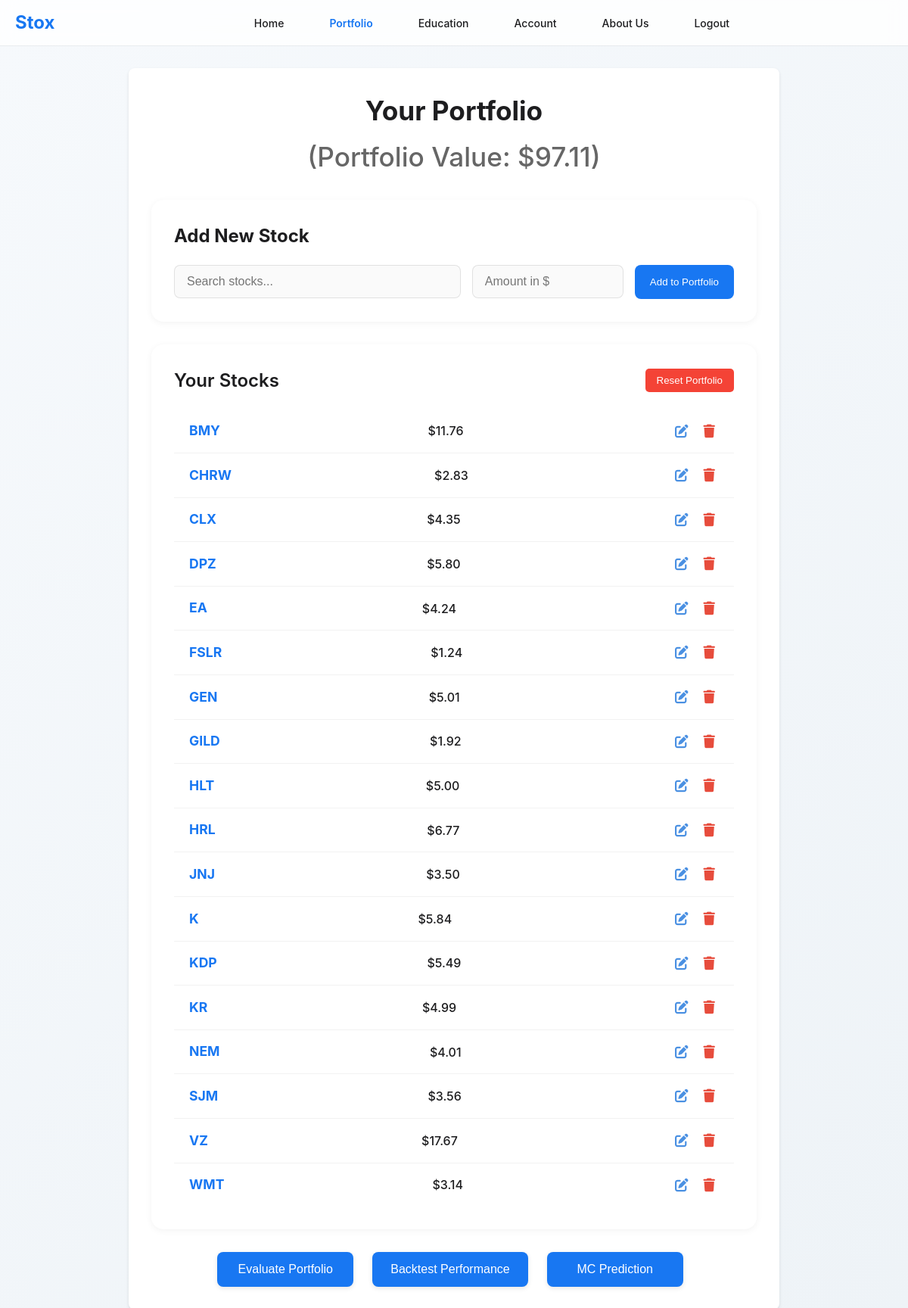
Page /portfolio (signed in) on the committed database.
### app.py (models this page shows)
class PortfolioItem(db.Model):
    id = db.Column(db.Integer, primary_key=True)
    user_id = db.Column(db.Integer, db.ForeignKey('user.id'), nullable=False)
    ticker = db.Column(db.String(10), nullable=False)
    amount = db.Column(db.Float, nullable=False)
    user = db.relationship('User', backref=db.backref('portfolio_items', lazy=True))

### app.py (the view)
@app.route('/portfolio')
@nocache
def portfolio():
    if 'user_email' not in session:
        return redirect(url_for('home'))
    user = User.query.filter_by(email=session['user_email']).first()
    if not user:
        session.pop('user_email', None)
        return redirect(url_for('home'))
    portfolio_items = PortfolioItem.query.filter_by(user_id=user.id).all()
    return render_template('portfolio.html', username=user.username, portfolio_items=portfolio_items)

### app.py (called while the page is built)
def nocache(view):
    @wraps(view)
    def no_cache(*args, **kwargs):
        response = make_response(view(*args, **kwargs))
        response.headers['Cache-Control'] = 'no-store, no-cache, must-revalidate, max-age=0'
        response.headers['Pragma'] = 'no-cache'
        response.headers['Expires'] = '-1'
        return response
    return no_cache

@app.before_request
def check_session():
    if 'user_email' in session:
        protected_routes = ['dashboard', 'portfolio', 'education', 'account', 'about']
        if request.endpoint in protected_routes:
            if request.endpoint == 'logout':
                return
            try:
                user = User.query.filter_by(email=session['user_email']).first()
                if not user:
                    session.clear()
                    return redirect(url_for('home'))
            except Exception as e:
                print(f"Database error in check_session: {str(e)}")
                session.clear()
                return redirect(url_for('home'))

### templates/portfolio.html (shortened to what this page needs)
<!DOCTYPE html>
<html lang="en">
<head>
    <link rel="stylesheet" href="{{ url_for('static', filename='style.css') }}">
    <link rel="stylesheet" href="https://cdnjs.cloudflare.com/ajax/libs/font-awesome/6.0.0/css/all.min.css">
</head>
<body>
    <div class="top-bar">
        <div class="container">
            <div class="logo">
                <a href="/">Stox</a>
            </div>
            <div class="nav-links">
                <a href="{{ url_for('dashboard') }}">Home</a>
                <a href="{{ url_for('portfolio') }}" class="active">Portfolio</a>
                <a href="{{ url_for('education') }}">Education</a>
                <a href="{{ url_for('account') }}">Account</a>
                <a href="{{ url_for('about') }}">About Us</a>
            </div>
            <a href="/logout" class="logout-btn" onclick="showLogoutModal(event)">Logout</a>
        </div>
    </div>
    <div class="container dashboard">
        <div class="portfolio-header-main">
            <h1>Your Portfolio
                <span class="portfolio-value">
                    (Portfolio Value: ${{ "%.2f"|format(portfolio_items|sum(attribute='amount')) }})
                </span>
            </h1>
        </div>
        <div class="add-stock-section">
            <h2>Add New Stock</h2>
            <div class="add-stock-form">
                <div class="search-container">
                    <input type="text" id="stock-ticker" placeholder="Search stocks..." autocomplete="off">
                </div>
                <input type="number" id="stock-amount" placeholder="Amount in $" min="0" step="0.01">
                <button id="add-to-portfolio">Add to Portfolio</button>
            </div>
        </div>
        <div class="portfolio-list">
            <div class="portfolio-header">
                <h2>Your Stocks</h2>
                <button id="reset-portfolio" class="reset-button">Reset Portfolio</button>
            </div>
            <div id="portfolioItems">
                {% for item in portfolio_items %}
                <div class="portfolio-item" data-id="{{ item.id }}">
                    <span class="ticker">{{ item.ticker }}</span>
                    <span class="amount">${{ "%.2f"|format(item.amount) }}</span>
                    <div class="item-actions">
                        <button class="action-btn edit-btn" data-id="{{ item.id }}" data-ticker="{{ item.ticker }}" data-amount="{{ item.amount }}" onclick="showEditModal(this.dataset.id, this.dataset.ticker, parseFloat(this.dataset.amount))">
                            <i class="fas fa-edit"></i>
                        </button>
                        <button class="action-btn delete-btn" data-id="{{ item.id }}" data-ticker="{{ item.ticker }}" onclick="showDeleteModal(this.dataset.id, this.dataset.ticker)">
                            <i class="fas fa-trash"></i>
                        </button>
                    </div>
                </div>
                {% endfor %}
            </div>
        </div>
        <div class="portfolio-action-buttons">
        <button onclick="evaluatePortfolio()" class="evaluate-btn">Evaluate Portfolio</button>
            <button onclick="showFuturePerformance()" class="future-btn">Backtest Performance</button>
            <button onclick="showMonteCarloPrediction()" class="mc-btn">MC Prediction</button>
        </div>
    </div>
</body>
</html>

### rows in the picture
PortfolioItem: ticker "BMY", amount "11.76"
PortfolioItem: ticker "CHRW", amount "2.83"
PortfolioItem: ticker "CLX", amount "4.35"
PortfolioItem: ticker "DPZ", amount "5.80"
PortfolioItem: ticker "EA", amount "4.24"
PortfolioItem: ticker "FSLR", amount "1.24"
PortfolioItem: ticker "GEN", amount "5.01"
PortfolioItem: ticker "GILD", amount "1.92"
PortfolioItem: ticker "HLT", amount "5.00"
PortfolioItem: ticker "HRL", amount "6.77"
PortfolioItem: ticker "JNJ", amount "3.50"
PortfolioItem: ticker "K", amount "5.84"
PortfolioItem: ticker "KDP", amount "5.49"
PortfolioItem: ticker "KR", amount "4.99"
PortfolioItem: ticker "NEM", amount "4.01"
PortfolioItem: ticker "SJM", amount "3.56"
PortfolioItem: ticker "VZ", amount "17.67"
PortfolioItem: ticker "WMT", amount "3.14"

### other values in the picture
{{ "%.2f"|format(portfolio_items|sum(attribute='amount')) }} "97.11"
